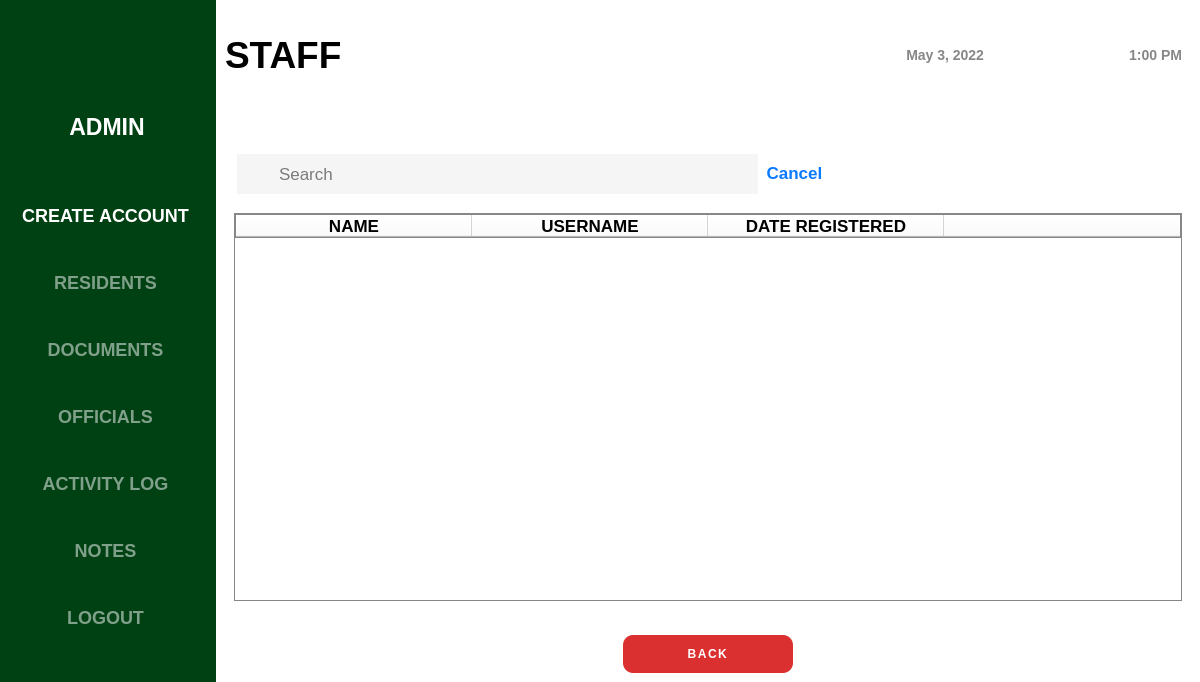
<?xml version="1.0" encoding="UTF-8"?>
<ui version="4.0">
 <class>LogIn</class>
 <widget class="QMainWindow" name="LogIn">
  <property name="geometry">
   <rect>
    <x>0</x>
    <y>0</y>
    <width>1200</width>
    <height>682</height>
   </rect>
  </property>
  <property name="minimumSize">
   <size>
    <width>1200</width>
    <height>650</height>
   </size>
  </property>
  <property name="maximumSize">
   <size>
    <width>16777215</width>
    <height>16777215</height>
   </size>
  </property>
  <property name="windowTitle">
   <string>MainWindow</string>
  </property>
  <property name="styleSheet">
   <string notr="true"/>
  </property>
  <widget class="QWidget" name="centralwidget">
   <property name="minimumSize">
    <size>
     <width>1200</width>
     <height>650</height>
    </size>
   </property>
   <property name="maximumSize">
    <size>
     <width>16777215</width>
     <height>16777215</height>
    </size>
   </property>
   <property name="styleSheet">
    <string notr="true">background-color: rgb(0, 65, 19);</string>
   </property>
   <layout class="QHBoxLayout" name="horizontalLayout">
    <property name="leftMargin">
     <number>0</number>
    </property>
    <property name="topMargin">
     <number>0</number>
    </property>
    <property name="rightMargin">
     <number>0</number>
    </property>
    <property name="bottomMargin">
     <number>0</number>
    </property>
    <item>
     <widget class="QFrame" name="menu_container">
      <property name="minimumSize">
       <size>
        <width>201</width>
        <height>650</height>
       </size>
      </property>
      <property name="maximumSize">
       <size>
        <width>210</width>
        <height>16777215</height>
       </size>
      </property>
      <property name="styleSheet">
       <string notr="true">border: none;</string>
      </property>
      <property name="frameShape">
       <enum>QFrame::StyledPanel</enum>
      </property>
      <property name="frameShadow">
       <enum>QFrame::Raised</enum>
      </property>
      <layout class="QVBoxLayout" name="verticalLayout">
       <item>
        <widget class="QFrame" name="frame_3">
         <property name="minimumSize">
          <size>
           <width>196</width>
           <height>151</height>
          </size>
         </property>
         <property name="maximumSize">
          <size>
           <width>16777215</width>
           <height>151</height>
          </size>
         </property>
         <property name="layoutDirection">
          <enum>Qt::LeftToRight</enum>
         </property>
         <property name="frameShape">
          <enum>QFrame::StyledPanel</enum>
         </property>
         <property name="frameShadow">
          <enum>QFrame::Raised</enum>
         </property>
         <layout class="QVBoxLayout" name="verticalLayout_2">
          <item>
           <widget class="QFrame" name="frame">
            <property name="minimumSize">
             <size>
              <width>0</width>
              <height>80</height>
             </size>
            </property>
            <property name="frameShape">
             <enum>QFrame::StyledPanel</enum>
            </property>
            <property name="frameShadow">
             <enum>QFrame::Raised</enum>
            </property>
            <layout class="QHBoxLayout" name="horizontalLayout_2">
             <item>
              <widget class="QLabel" name="admin_picture">
               <property name="minimumSize">
                <size>
                 <width>60</width>
                 <height>60</height>
                </size>
               </property>
               <property name="maximumSize">
                <size>
                 <width>80</width>
                 <height>80</height>
                </size>
               </property>
               <property name="layoutDirection">
                <enum>Qt::LeftToRight</enum>
               </property>
               <property name="text">
                <string/>
               </property>
               <property name="pixmap">
                <pixmap>../images&amp;icon/user.png</pixmap>
               </property>
               <property name="scaledContents">
                <bool>true</bool>
               </property>
              </widget>
             </item>
            </layout>
           </widget>
          </item>
          <item>
           <widget class="QLabel" name="admin_name">
            <property name="font">
             <font>
              <pointsize>17</pointsize>
              <bold>true</bold>
             </font>
            </property>
            <property name="styleSheet">
             <string notr="true">color: white;</string>
            </property>
            <property name="text">
             <string>&lt;html&gt;&lt;head/&gt;&lt;body&gt;&lt;p align=&quot;center&quot;&gt;ADMIN&lt;/p&gt;&lt;/body&gt;&lt;/html&gt;</string>
            </property>
           </widget>
          </item>
         </layout>
        </widget>
       </item>
       <item>
        <widget class="QFrame" name="frame_4">
         <property name="styleSheet">
          <string notr="true">QPushButton{
color: rgb(128, 160, 137);
font-size: 18px;
font-weight: bold;
text-align: center;
cursor: pointer;
}

QPushButton:hover{
color: white;
}</string>
         </property>
         <property name="frameShape">
          <enum>QFrame::StyledPanel</enum>
         </property>
         <property name="frameShadow">
          <enum>QFrame::Raised</enum>
         </property>
         <layout class="QVBoxLayout" name="verticalLayout_3">
          <item>
           <widget class="QPushButton" name="create_account_button">
            <property name="minimumSize">
             <size>
              <width>175</width>
              <height>41</height>
             </size>
            </property>
            <property name="cursor">
             <cursorShape>PointingHandCursor</cursorShape>
            </property>
            <property name="styleSheet">
             <string notr="true">color: white;</string>
            </property>
            <property name="text">
             <string>CREATE ACCOUNT</string>
            </property>
           </widget>
          </item>
          <item>
           <widget class="QPushButton" name="residents_button">
            <property name="minimumSize">
             <size>
              <width>175</width>
              <height>41</height>
             </size>
            </property>
            <property name="cursor">
             <cursorShape>PointingHandCursor</cursorShape>
            </property>
            <property name="styleSheet">
             <string notr="true"/>
            </property>
            <property name="text">
             <string>RESIDENTS</string>
            </property>
           </widget>
          </item>
          <item>
           <widget class="QPushButton" name="documents_button">
            <property name="minimumSize">
             <size>
              <width>175</width>
              <height>41</height>
             </size>
            </property>
            <property name="cursor">
             <cursorShape>PointingHandCursor</cursorShape>
            </property>
            <property name="text">
             <string>DOCUMENTS</string>
            </property>
           </widget>
          </item>
          <item>
           <widget class="QPushButton" name="officials_button">
            <property name="minimumSize">
             <size>
              <width>175</width>
              <height>41</height>
             </size>
            </property>
            <property name="cursor">
             <cursorShape>PointingHandCursor</cursorShape>
            </property>
            <property name="text">
             <string>OFFICIALS</string>
            </property>
           </widget>
          </item>
          <item>
           <widget class="QPushButton" name="transactions_button">
            <property name="minimumSize">
             <size>
              <width>175</width>
              <height>41</height>
             </size>
            </property>
            <property name="cursor">
             <cursorShape>PointingHandCursor</cursorShape>
            </property>
            <property name="text">
             <string>ACTIVITY LOG</string>
            </property>
           </widget>
          </item>
          <item>
           <widget class="QPushButton" name="notes_button">
            <property name="minimumSize">
             <size>
              <width>175</width>
              <height>41</height>
             </size>
            </property>
            <property name="cursor">
             <cursorShape>PointingHandCursor</cursorShape>
            </property>
            <property name="text">
             <string>NOTES</string>
            </property>
           </widget>
          </item>
          <item>
           <widget class="QPushButton" name="logout_button">
            <property name="minimumSize">
             <size>
              <width>175</width>
              <height>41</height>
             </size>
            </property>
            <property name="cursor">
             <cursorShape>PointingHandCursor</cursorShape>
            </property>
            <property name="text">
             <string>LOGOUT</string>
            </property>
           </widget>
          </item>
         </layout>
        </widget>
       </item>
      </layout>
     </widget>
    </item>
    <item>
     <widget class="QFrame" name="frame_2">
      <property name="minimumSize">
       <size>
        <width>961</width>
        <height>650</height>
       </size>
      </property>
      <property name="maximumSize">
       <size>
        <width>16777215</width>
        <height>16777215</height>
       </size>
      </property>
      <property name="styleSheet">
       <string notr="true">border: 1px solid black;
background-color: rgb(255, 255, 255);
border: none;</string>
      </property>
      <property name="frameShape">
       <enum>QFrame::StyledPanel</enum>
      </property>
      <property name="frameShadow">
       <enum>QFrame::Raised</enum>
      </property>
      <layout class="QVBoxLayout" name="verticalLayout_4">
       <property name="spacing">
        <number>7</number>
       </property>
       <property name="leftMargin">
        <number>0</number>
       </property>
       <property name="topMargin">
        <number>0</number>
       </property>
       <property name="rightMargin">
        <number>0</number>
       </property>
       <property name="bottomMargin">
        <number>0</number>
       </property>
       <item>
        <widget class="QFrame" name="frame_5">
         <property name="minimumSize">
          <size>
           <width>951</width>
           <height>111</height>
          </size>
         </property>
         <property name="styleSheet">
          <string notr="true">border: none;</string>
         </property>
         <property name="frameShape">
          <enum>QFrame::StyledPanel</enum>
         </property>
         <property name="frameShadow">
          <enum>QFrame::Raised</enum>
         </property>
         <layout class="QHBoxLayout" name="horizontalLayout_3">
          <item>
           <widget class="QLabel" name="label_3">
            <property name="minimumSize">
             <size>
              <width>551</width>
              <height>91</height>
             </size>
            </property>
            <property name="font">
             <font>
              <pointsize>28</pointsize>
              <bold>true</bold>
             </font>
            </property>
            <property name="text">
             <string>&lt;html&gt;&lt;head/&gt;&lt;body&gt;&lt;p&gt;STAFF&lt;/p&gt;&lt;/body&gt;&lt;/html&gt;</string>
            </property>
           </widget>
          </item>
          <item>
           <widget class="QFrame" name="frame_8">
            <property name="styleSheet">
             <string notr="true">QLabel{
color: rgb(135, 135, 135);
font-weight: bold;
font-size: 14px;
}</string>
            </property>
            <property name="frameShape">
             <enum>QFrame::StyledPanel</enum>
            </property>
            <property name="frameShadow">
             <enum>QFrame::Raised</enum>
            </property>
            <layout class="QHBoxLayout" name="horizontalLayout_4">
             <item>
              <widget class="QLabel" name="header_date">
               <property name="text">
                <string>&lt;html&gt;&lt;head/&gt;&lt;body&gt;&lt;p align=&quot;right&quot;&gt;May 3, 2022&lt;/p&gt;&lt;/body&gt;&lt;/html&gt;</string>
               </property>
              </widget>
             </item>
             <item>
              <widget class="QLabel" name="header_time">
               <property name="text">
                <string>&lt;html&gt;&lt;head/&gt;&lt;body&gt;&lt;p align=&quot;right&quot;&gt;1:00 PM&lt;/p&gt;&lt;/body&gt;&lt;/html&gt;</string>
               </property>
              </widget>
             </item>
            </layout>
           </widget>
          </item>
         </layout>
        </widget>
       </item>
       <item>
        <widget class="QFrame" name="frame_6">
         <property name="minimumSize">
          <size>
           <width>936</width>
           <height>411</height>
          </size>
         </property>
         <property name="maximumSize">
          <size>
           <width>16777215</width>
           <height>16777215</height>
          </size>
         </property>
         <property name="styleSheet">
          <string notr="true">QLineEdit{
background-color: rgb(245, 245, 245);
padding-left: 20px;
}
</string>
         </property>
         <property name="frameShape">
          <enum>QFrame::StyledPanel</enum>
         </property>
         <property name="frameShadow">
          <enum>QFrame::Raised</enum>
         </property>
         <layout class="QVBoxLayout" name="verticalLayout_5">
          <item>
           <widget class="QFrame" name="frame_9">
            <property name="minimumSize">
             <size>
              <width>0</width>
              <height>71</height>
             </size>
            </property>
            <property name="maximumSize">
             <size>
              <width>16777215</width>
              <height>71</height>
             </size>
            </property>
            <property name="frameShape">
             <enum>QFrame::StyledPanel</enum>
            </property>
            <property name="frameShadow">
             <enum>QFrame::Raised</enum>
            </property>
            <layout class="QHBoxLayout" name="horizontalLayout_6">
             <property name="bottomMargin">
              <number>0</number>
             </property>
             <item>
              <widget class="QFrame" name="frame_11">
               <property name="minimumSize">
                <size>
                 <width>120</width>
                 <height>71</height>
                </size>
               </property>
               <property name="maximumSize">
                <size>
                 <width>111111</width>
                 <height>71</height>
                </size>
               </property>
               <property name="styleSheet">
                <string notr="true"/>
               </property>
               <property name="frameShape">
                <enum>QFrame::StyledPanel</enum>
               </property>
               <property name="frameShadow">
                <enum>QFrame::Raised</enum>
               </property>
               <widget class="QLineEdit" name="search_staff">
                <property name="geometry">
                 <rect>
                  <x>3</x>
                  <y>18</y>
                  <width>521</width>
                  <height>40</height>
                 </rect>
                </property>
                <property name="minimumSize">
                 <size>
                  <width>0</width>
                  <height>40</height>
                 </size>
                </property>
                <property name="font">
                 <font>
                  <pointsize>13</pointsize>
                 </font>
                </property>
                <property name="styleSheet">
                 <string notr="true">padding-left: 40px;</string>
                </property>
                <property name="placeholderText">
                 <string>Search</string>
                </property>
               </widget>
               <widget class="QPushButton" name="cancel_button">
                <property name="geometry">
                 <rect>
                  <x>530</x>
                  <y>26</y>
                  <width>61</width>
                  <height>22</height>
                 </rect>
                </property>
                <property name="minimumSize">
                 <size>
                  <width>61</width>
                  <height>22</height>
                 </size>
                </property>
                <property name="maximumSize">
                 <size>
                  <width>61</width>
                  <height>22</height>
                 </size>
                </property>
                <property name="font">
                 <font>
                  <pointsize>13</pointsize>
                  <bold>true</bold>
                 </font>
                </property>
                <property name="cursor">
                 <cursorShape>PointingHandCursor</cursorShape>
                </property>
                <property name="styleSheet">
                 <string notr="true">color: rgb(10, 122, 255);
border: none;</string>
                </property>
                <property name="text">
                 <string>Cancel</string>
                </property>
               </widget>
              </widget>
             </item>
            </layout>
           </widget>
          </item>
          <item>
           <widget class="QFrame" name="frame_10">
            <property name="frameShape">
             <enum>QFrame::StyledPanel</enum>
            </property>
            <property name="frameShadow">
             <enum>QFrame::Raised</enum>
            </property>
            <layout class="QHBoxLayout" name="horizontalLayout_7">
             <item>
              <widget class="QTableWidget" name="staff_table">
               <property name="maximumSize">
                <size>
                 <width>16777215</width>
                 <height>16777215</height>
                </size>
               </property>
               <property name="styleSheet">
                <string notr="true">border: 1px solid rgb(135, 135, 135);
border-radius: 0;</string>
               </property>
               <attribute name="horizontalHeaderMinimumSectionSize">
                <number>236</number>
               </attribute>
               <attribute name="horizontalHeaderDefaultSectionSize">
                <number>236</number>
               </attribute>
               <attribute name="horizontalHeaderStretchLastSection">
                <bool>true</bool>
               </attribute>
               <attribute name="verticalHeaderVisible">
                <bool>false</bool>
               </attribute>
               <attribute name="verticalHeaderStretchLastSection">
                <bool>false</bool>
               </attribute>
               <column>
                <property name="text">
                 <string>NAME</string>
                </property>
                <property name="font">
                 <font>
                  <pointsize>13</pointsize>
                  <bold>true</bold>
                 </font>
                </property>
                <property name="background">
                 <color>
                  <red>0</red>
                  <green>0</green>
                  <blue>0</blue>
                 </color>
                </property>
               </column>
               <column>
                <property name="text">
                 <string>USERNAME</string>
                </property>
                <property name="font">
                 <font>
                  <pointsize>13</pointsize>
                  <bold>true</bold>
                 </font>
                </property>
               </column>
               <column>
                <property name="text">
                 <string>DATE REGISTERED</string>
                </property>
                <property name="font">
                 <font>
                  <pointsize>13</pointsize>
                  <bold>true</bold>
                 </font>
                </property>
               </column>
               <column>
                <property name="text">
                 <string/>
                </property>
                <property name="font">
                 <font>
                  <pointsize>13</pointsize>
                  <bold>true</bold>
                 </font>
                </property>
               </column>
              </widget>
             </item>
            </layout>
           </widget>
          </item>
         </layout>
        </widget>
       </item>
       <item>
        <widget class="QFrame" name="frame_7">
         <property name="layoutDirection">
          <enum>Qt::RightToLeft</enum>
         </property>
         <property name="styleSheet">
          <string notr="true">border: none;</string>
         </property>
         <property name="frameShape">
          <enum>QFrame::StyledPanel</enum>
         </property>
         <property name="frameShadow">
          <enum>QFrame::Raised</enum>
         </property>
         <layout class="QHBoxLayout" name="horizontalLayout_5">
          <property name="leftMargin">
           <number>200</number>
          </property>
          <property name="rightMargin">
           <number>200</number>
          </property>
          <item>
           <widget class="QPushButton" name="back_button">
            <property name="minimumSize">
             <size>
              <width>170</width>
              <height>38</height>
             </size>
            </property>
            <property name="maximumSize">
             <size>
              <width>170</width>
              <height>38</height>
             </size>
            </property>
            <property name="cursor">
             <cursorShape>PointingHandCursor</cursorShape>
            </property>
            <property name="styleSheet">
             <string notr="true">#back_button{
background-color: rgb(219, 48, 48);
color: white;
font-weight: bold;
letter-spacing: 1.5px;
border-radius: 10px;
}

#back_button:hover{
background-color: white;
border: 4px solid rgb(219, 48, 48);
color: rgb(219, 48, 48);
}
</string>
            </property>
            <property name="text">
             <string>BACK</string>
            </property>
           </widget>
          </item>
         </layout>
        </widget>
       </item>
      </layout>
     </widget>
    </item>
   </layout>
  </widget>
 </widget>
 <resources/>
 <connections/>
</ui>
